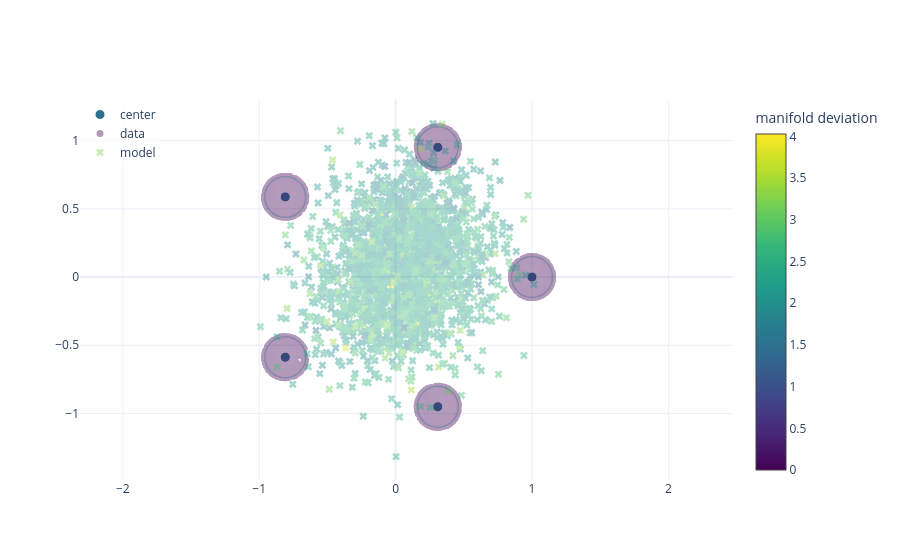

Notebook source saved alongside this figure:
### Code cell
set_seed(SEED)
preview_model = config.method_config.get_model()
preview_model.eval()
with torch.no_grad():
    preview_latents = torch.randn(
        int(preview_batch.x_hd.shape[0]),
        *config.method_config.model.latent_shape,
    )
    preview_pushforward = preview_model.decode(y=preview_latents).detach().cpu()

preview_figure = dataset_config.visualize(
    points_by_class={
        "data": preview_batch.x_hd.detach().cpu(),
        "model": preview_pushforward,
    },
)
preview_figure

### Figure 1 — Plotly figure (JSON) as saved in the notebook; plotly's stock layout.template omitted (floating-point values rounded to 4 significant figures; data arrays with more than 128 entries replaced by an {"elided": "..."} marker saying what was removed)
{"data": [{"hoverinfo": "skip", "marker": {"color": "#2D708E", "line": {"color": "#FFFFFF", "width": 1}, "size": 10}, "mode": "markers", "name": "center", "showlegend": true, "type": "scatter", "x": [1, 0.309, -0.809, -0.809, 0.309], "y": [0, 0.9511, 0.5878, -0.5878, -0.9511]}, {"customdata": {"elided": "2048x1 float values"}, "hovertemplate": "class=data<br>x=%{x:.3f}<br>y=%{y:.3f}<br>manifold deviation=%{customdata[0]:.3f}<extra></extra>", "marker": {"cmax": 4.031, "cmin": 0, "color": {"elided": "2048 float values"}, "colorbar": {"title": {"text": "manifold deviation"}}, "colorscale": [[0, "#440154"], [0.1111, "#482878"], [0.2222, "#3e4989"], [0.3333, "#31688e"], [0.4444, "#26828e"], [0.5556, "#1f9e89"], [0.6667, "#35b779"], [0.7778, "#6ece58"], [0.8889, "#b5de2b"], [1, "#fde725"]], "line": {"width": 0}, "showscale": true, "size": 7, "symbol": "circle"}, "mode": "markers", "name": "data", "opacity": 0.4, "showlegend": true, "type": "scatter", "x": {"elided": "2048 float values"}, "y": {"elided": "2048 float values"}}, {"customdata": {"elided": "2048x1 float values"}, "hovertemplate": "class=model<br>x=%{x:.3f}<br>y=%{y:.3f}<br>manifold deviation=%{customdata[0]:.3f}<extra></extra>", "marker": {"cmax": 4.031, "cmin": 0, "color": {"elided": "2048 float values"}, "colorbar": {"title": {"text": "manifold deviation"}}, "colorscale": [[0, "#440154"], [0.1111, "#482878"], [0.2222, "#3e4989"], [0.3333, "#31688e"], [0.4444, "#26828e"], [0.5556, "#1f9e89"], [0.6667, "#35b779"], [0.7778, "#6ece58"], [0.8889, "#b5de2b"], [1, "#fde725"]], "line": {"width": 0}, "showscale": false, "size": 7, "symbol": "x"}, "mode": "markers", "name": "model", "opacity": 0.4, "showlegend": true, "type": "scatter", "x": {"elided": "2048 float values"}, "y": {"elided": "2048 float values"}}], "layout": {"dragmode": "pan", "legend": {"bgcolor": "rgba(255, 255, 255, 0.7)", "x": 0, "xanchor": "left", "y": 1, "yanchor": "top"}, "shapes": [{"line": {"color": "rgba(45, 111, 142, 0.35)", "width": 1.5}, "type": "circle", "x0": 0.85, "x1": 1.15, "xref": "x", "y0": -0.15, "y1": 0.15, "yref": "y"}, {"line": {"color": "rgba(45, 111, 142, 0.35)", "width": 1.5}, "type": "circle", "x0": 0.159, "x1": 0.459, "xref": "x", "y0": 0.8011, "y1": 1.101, "yref": "y"}, {"line": {"color": "rgba(45, 111, 142, 0.35)", "width": 1.5}, "type": "circle", "x0": -0.959, "x1": -0.659, "xref": "x", "y0": 0.4378, "y1": 0.7378, "yref": "y"}, {"line": {"color": "rgba(45, 111, 142, 0.35)", "width": 1.5}, "type": "circle", "x0": -0.959, "x1": -0.659, "xref": "x", "y0": -0.7378, "y1": -0.4378, "yref": "y"}, {"line": {"color": "rgba(45, 111, 142, 0.35)", "width": 1.5}, "type": "circle", "x0": 0.159, "x1": 0.459, "xref": "x", "y0": -1.101, "y1": -0.8011, "yref": "y"}], "title": {}, "xaxis": {"title": {"text": ""}}, "yaxis": {"scaleanchor": "x", "title": {"text": ""}}}}
